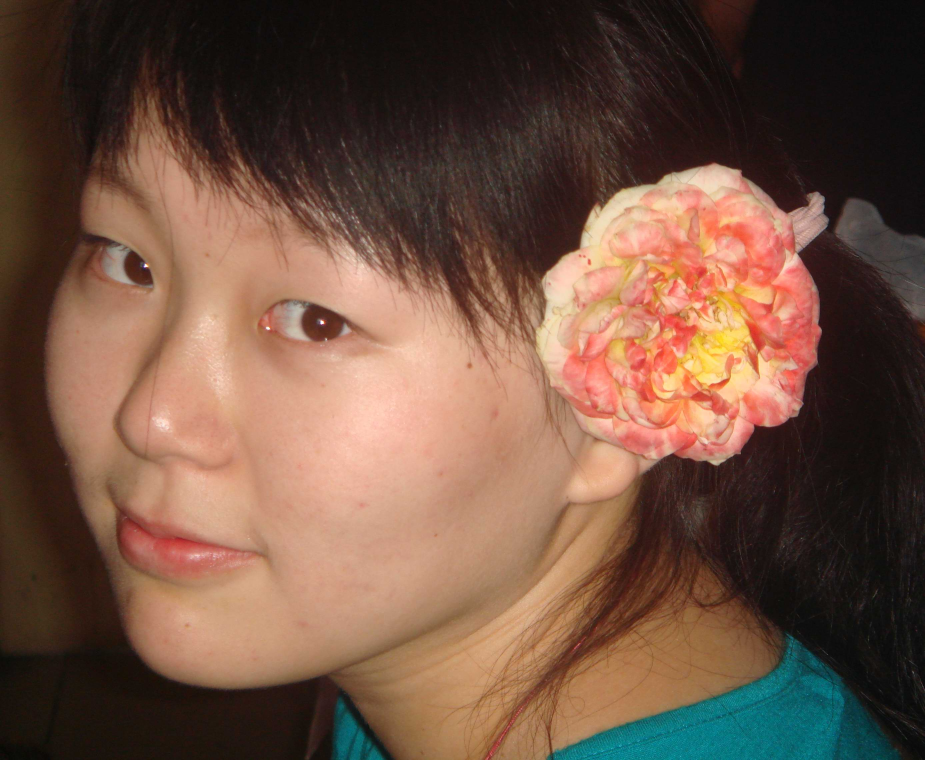
#> input picture lianliankan/resource/1.jpg, 2775 x 2280 px (shown at 1/3 size); its folder holds only this picture in this run
$ python build_pics2.py
#> lines starting #> are read from the running program, lines starting #| are printed output that depends on the picture
from config import uwidth,uheight,cwidth,cheight
width = uwidth*cwidth
height = uheight*cheight

def main():
    import os
    from PIL import Image
    target_img = Image.new('RGB', (width,height))
#> target_img: PIL image 400x400 RGB; every value is 0
    counter = -1
    path = './resource/'
    for filename in os.listdir(path):
        if filename.lower().endswith('.jpg'):
            fullname = path+filename
            img = Image.open(fullname)
#> img is the input picture: PIL image 2775x2280 RGB; mean R, G, B 112.1, 82.4, 66.3
            img = img.resize( (uwidth,uheight) )
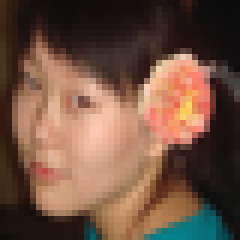
#> img: PIL image 40x40 RGB (shown 6 times larger); mean R, G, B 112.1, 82.4, 66.2
            counter += 1
            xth = counter%cwidth
            yth = int(counter/cheight)
            target_img.paste(img, (xth*uwidth,yth*uheight))
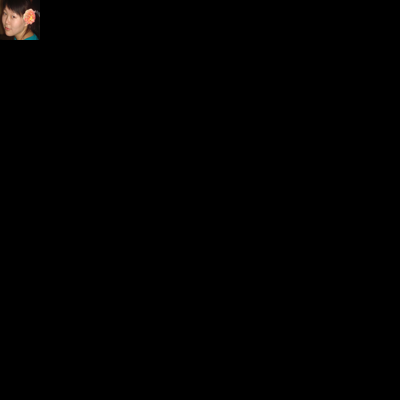
#> target_img: PIL image 400x400 RGB; mean R, G, B 1.1, 0.8, 0.7

    target_img.save('output2.png')

if __name__ == '__main__':
    main()

$ run again, on lianliankan/resource/4.jpg
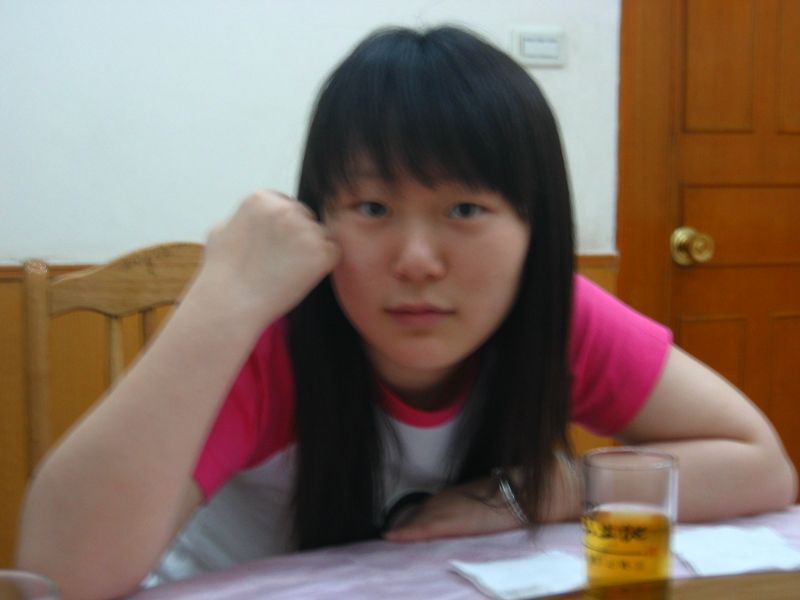
#> input picture lianliankan/resource/4.jpg, 1600 x 1200 px (shown at 1/2 size)
#> in main, img is the input picture: PIL image 1600x1200 RGB; mean R, G, B 128.7, 109.2, 98
#> in main, `img = img.resize( (uwidth,uheight) )`:
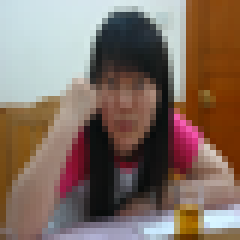
#> img: PIL image 40x40 RGB (shown 6 times larger); mean R, G, B 128.7, 109.2, 98.1
#> in main, `target_img.paste(img, (xth*uwidth,yth*uheight))`:
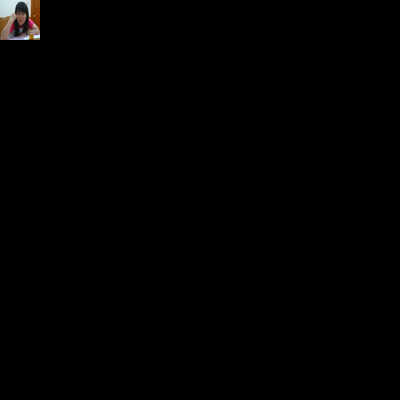
#> target_img: PIL image 400x400 RGB; mean R, G, B 1.3, 1.1, 1

$ run again, on lianliankan/resource/5.jpg
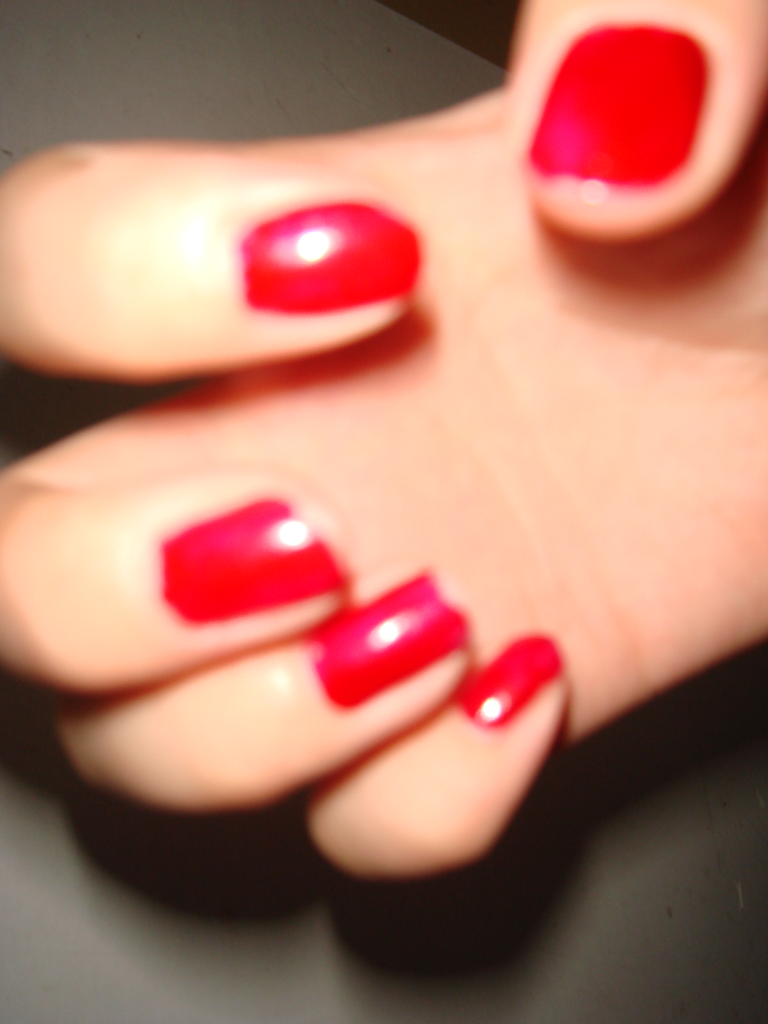
#> input picture lianliankan/resource/5.jpg, 2304 x 3072 px (shown at 1/3 size)
#> in main, img is the input picture: PIL image 2304x3072 RGB; mean R, G, B 181.2, 123.2, 106.4
#> in main, `img = img.resize( (uwidth,uheight) )`:
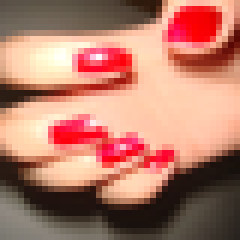
#> img: PIL image 40x40 RGB (shown 6 times larger); mean R, G, B 181.1, 123.3, 106.4
#> in main, `target_img.paste(img, (xth*uwidth,yth*uheight))`:
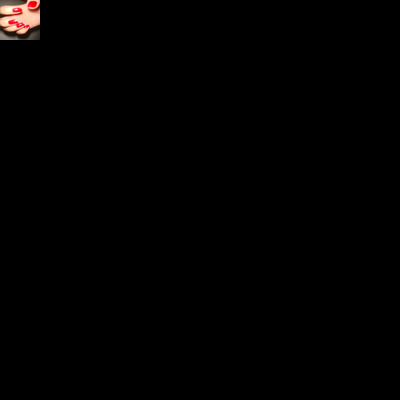
#> target_img: PIL image 400x400 RGB; mean R, G, B 1.8, 1.2, 1.1

$ run again, on lianliankan/resource/6.jpg
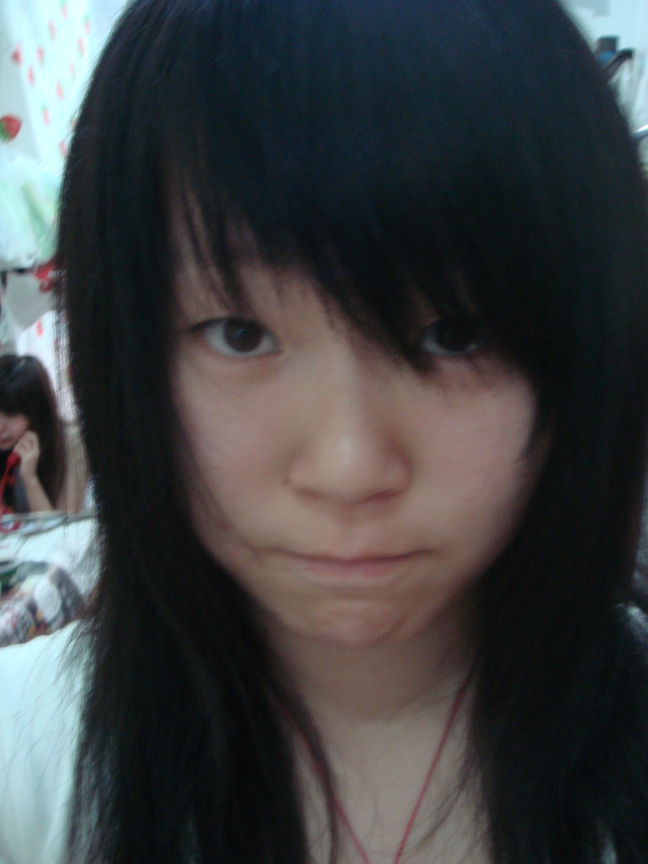
#> input picture lianliankan/resource/6.jpg, 1944 x 2592 px (shown at 1/3 size)
#> in main, img is the input picture: PIL image 1944x2592 RGB; mean R, G, B 62, 64.6, 65.9
#> in main, `img = img.resize( (uwidth,uheight) )`:
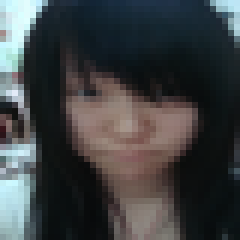
#> img: PIL image 40x40 RGB (shown 6 times larger); mean R, G, B 61.9, 64.6, 65.9
#> in main, `target_img.paste(img, (xth*uwidth,yth*uheight))`:
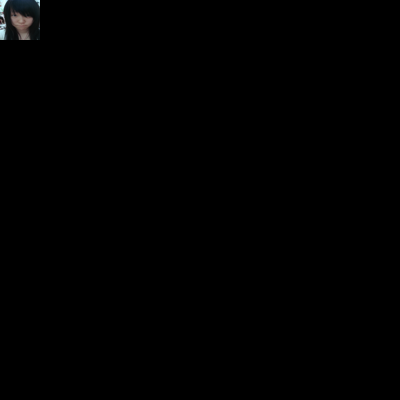
#> target_img: PIL image 400x400 RGB; mean R, G, B 0.6, 0.6, 0.7
